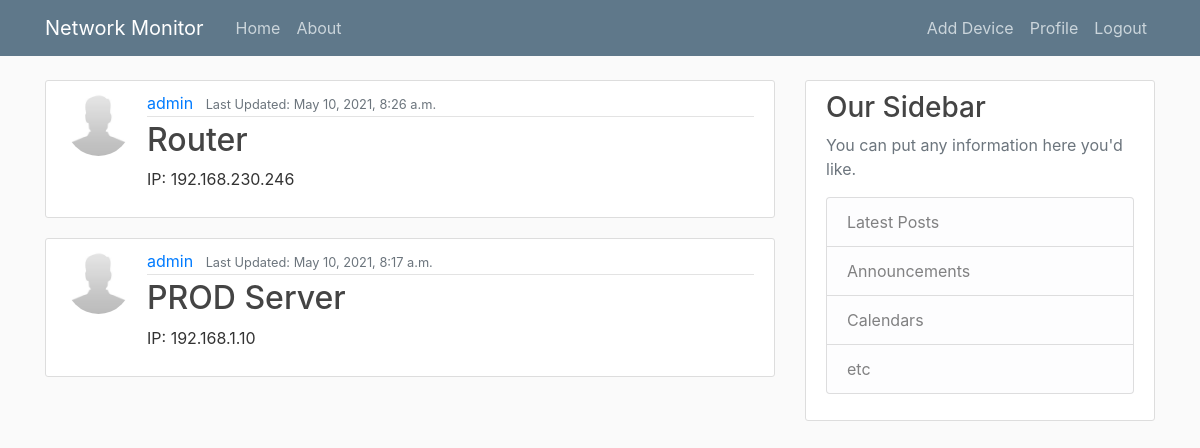
The app's page / (signed in), older data.
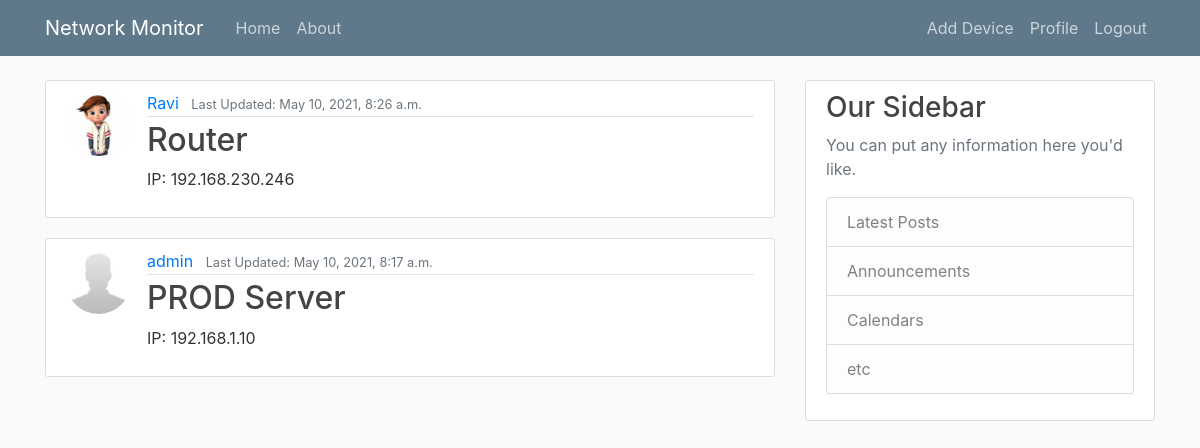
The same page, newer data.
### netmon/models.py (models this page shows, shortened)
class Device(models.Model):
    dev_name = models.CharField(max_length=100)
    dev_id = models.IntegerField(max_length=3)
    dev_type = models.CharField(max_length=100)
    dev_ip = models.CharField(max_length=16)
    dev_mac = models.CharField(max_length=18)
    dev_info = models.CharField(max_length=100)
    dev_tx_traffic = models.IntegerField(max_length=10)
    dev_rx_traffic = models.IntegerField(max_length=10)
    dev_last_updated = models.DateTimeField(default=timezone.now)
    dev_added_by = models.ForeignKey(User, on_delete=models.CASCADE)

### users/models.py (models this page shows, shortened)
class Profile(models.Model):
    user = models.OneToOneField(User, on_delete=models.CASCADE)
    image = models.ImageField(default='default.jpg', upload_to='profile_pics')

### netmon/views.py (the view)
# urls.py: path('', DeviceListView.as_view(), name='netmon-home'),
class DeviceListView(LoginRequiredMixin, ListView):
    model = Device
    template_name = 'netmon/home.html'
    context_object_name = 'devices'
    ordering = ['-dev_last_updated']

### netmon/templates/netmon/home.html
{% extends "netmon/base.html" %}
{% block content %}
{% for device in devices %}
<article class="media content-section">
    <img class="rounded-circle article-img" src="{{ device.dev_added_by.profile.image.url }}">
    <div class="media-body">
        <div class="article-metadata">
            <a class="mr-2" href="#">{{ device.dev_added_by }}</a>
            <small class="text-muted">Last Updated: {{ device.dev_last_updated }}</small>
        </div>
        <h2><a class="article-title" href="{% url 'device-detail' device.id %}">{{ device.dev_name }}</a></h2>
        <p class="article-content">IP: {{ device.dev_ip }}</p>
    </div>
</article>
{% endfor %}
{%endblock content %}

### netmon/templates/netmon/base.html (shortened to what this page needs)
{% load static %}
<!DOCTYPE html>
<html>
<head>
    <link rel="stylesheet" href="https://maxcdn.bootstrapcdn.com/bootstrap/4.0.0/css/bootstrap.min.css"
>
    <link rel="stylesheet" type="text/css" href="{% static 'netmon/main.css' %}">
</head>
<body>
    <header class="site-header">
        <nav class="navbar navbar-expand-md navbar-dark bg-steel fixed-top">
            <div class="container">
                <a class="navbar-brand mr-4" href="{% url 'netmon-home' %}">Network Monitor</a>
                <div class="collapse navbar-collapse" id="navbarToggle">
                    <div class="navbar-nav mr-auto">
                        <a class="nav-item nav-link" href="{% url 'netmon-home' %}">Home</a>
                        <a class="nav-item nav-link" href="{% url 'netmon-about' %}">About</a>
                    </div>
                    <div class="navbar-nav">
                        {% if user.is_authenticated %}
                        <a class="nav-item nav-link" href="{% url 'device-create' %}">Add Device</a>
                        <a class="nav-item nav-link" href="{% url 'profile' %}">Profile</a>
                        <a class="nav-item nav-link" href="{% url 'logout' %}">Logout</a>
                        {% else %}
                        <a class="nav-item nav-link" href="{% url 'login' %}">Login</a>
                        <a class="nav-item nav-link" href="{% url 'register' %}">Register</a>
                        {% endif %}
                    </div>
                </div>
            </div>
        </nav>
    </header>
    <main role="main" class="container">
        <div class="row">
            <div class="col-md-8">
                {% block content %}{% endblock %}
            </div>
            <div class="col-md-4">
                <div class="content-section">
                    <h3>Our Sidebar</h3>
                    <p class='text-muted'>You can put any information here you'd like.
                    <ul class="list-group">
                        <li class="list-group-item list-group-item-light">Latest Posts</li>
                        <li class="list-group-item list-group-item-light">Announcements</li>
                        <li class="list-group-item list-group-item-light">Calendars</li>
                        <li class="list-group-item list-group-item-light">etc</li>
                    </ul>
                    </p>
                </div>
            </div>
        </div>
    </main>
</body>
</html>

### netmon/static/netmon/main.css (style rules this page uses)
body { background: #fafafa; color: #333333; margin-top: 5rem; }
h1, h2, h3, h4, h5, h6 { color: #444444; }
ul { margin: 0; }
.bg-steel { background-color: #5f788a; }
.site-header .navbar-nav .nav-link { color: #cbd5db; }
.content-section { background: #ffffff; padding: 10px 20px; border: 1px solid #dddddd; border-radius: 3px; margin-bottom: 20px; }
.article-title { color: #444444; }
.article-content { white-space: pre-line; }
.article-img { height: 65px; width: 65px; margin-right: 16px; }
.article-metadata { padding-bottom: 1px; margin-bottom: 4px; border-bottom: 1px solid #e3e3e3 }

Row changes from the older to the newer data that the page shows:
changed Device "Router": dev_added_by.profile.image: picture added in place of a placeholder; dev_added_by "admin" → "Ravi"
